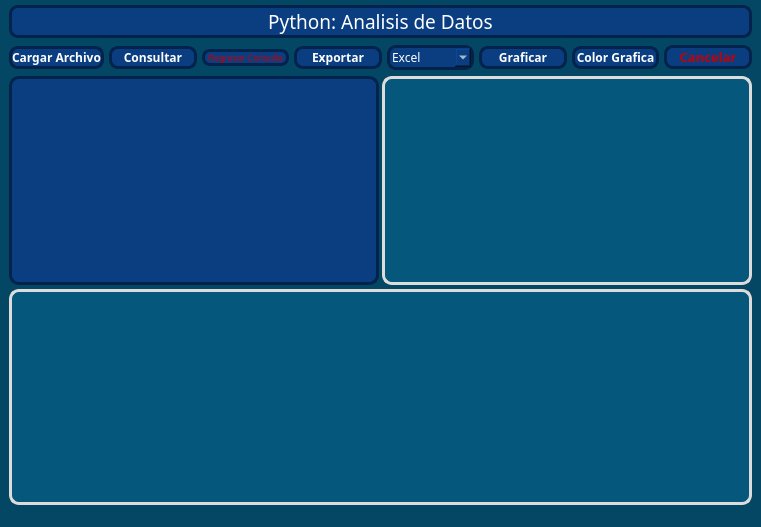
<?xml version="1.0" encoding="UTF-8"?>
<ui version="4.0">
 <class>MainWindow</class>
 <widget class="QMainWindow" name="MainWindow">
  <property name="geometry">
   <rect>
    <x>0</x>
    <y>0</y>
    <width>761</width>
    <height>527</height>
   </rect>
  </property>
  <property name="windowTitle">
   <string>Analisis de Datos Python</string>
  </property>
  <property name="windowIcon">
   <iconset>
    <normaloff>Alas.png</normaloff>Alas.png</iconset>
  </property>
  <property name="styleSheet">
   <string notr="true">background-color: #034765;
color:#FFFFFF;</string>
  </property>
  <widget class="QWidget" name="centralwidget">
   <layout class="QVBoxLayout" name="verticalLayout_2">
    <property name="spacing">
     <number>0</number>
    </property>
    <property name="leftMargin">
     <number>0</number>
    </property>
    <property name="topMargin">
     <number>0</number>
    </property>
    <property name="rightMargin">
     <number>0</number>
    </property>
    <property name="bottomMargin">
     <number>0</number>
    </property>
    <item>
     <layout class="QVBoxLayout" name="verticalLayout">
      <property name="leftMargin">
       <number>9</number>
      </property>
      <property name="topMargin">
       <number>5</number>
      </property>
      <property name="rightMargin">
       <number>9</number>
      </property>
      <property name="bottomMargin">
       <number>5</number>
      </property>
      <item>
       <widget class="QLabel" name="lbTitulo">
        <property name="font">
         <font>
          <family>Rockwell</family>
          <pointsize>14</pointsize>
          <underline>false</underline>
         </font>
        </property>
        <property name="styleSheet">
         <string notr="true">QLabel{
	color:#FFFFFF;
	background-color:#0A3E81;
	border: 3px solid #03234D;
	border-radius:9px;
}
</string>
        </property>
        <property name="text">
         <string>Python: Analisis de Datos</string>
        </property>
        <property name="alignment">
         <set>Qt::AlignCenter</set>
        </property>
       </widget>
      </item>
     </layout>
    </item>
    <item>
     <widget class="QWidget" name="widget" native="true">
      <layout class="QHBoxLayout" name="horizontalLayout_2">
       <property name="topMargin">
        <number>2</number>
       </property>
       <property name="bottomMargin">
        <number>2</number>
       </property>
       <item>
        <layout class="QHBoxLayout" name="horizontalLayout">
         <property name="spacing">
          <number>5</number>
         </property>
         <item>
          <widget class="QPushButton" name="btnCargar">
           <property name="font">
            <font>
             <family>Rockwell</family>
             <weight>75</weight>
             <bold>true</bold>
            </font>
           </property>
           <property name="styleSheet">
            <string notr="true">QPushButton{
	color:#FFFFFF;
	background-color:#0A3E81;
	border: 3px solid #03234D;
	border-radius:9px;
}
QPushButton:hover{
	color:#FFFFFF;
	background-color:#05587C;
	border: 3px solid #02344A;
	border-radius:9px;
}
QPushButton:pressed{
	color:#FFFFFF;
	background-color:#03234D;
	border: 3px solid #3C27F5;
	border-radius:9px;
}</string>
           </property>
           <property name="text">
            <string>Cargar Archivo</string>
           </property>
          </widget>
         </item>
         <item>
          <widget class="QPushButton" name="btnConsultar">
           <property name="font">
            <font>
             <family>Rockwell</family>
             <weight>75</weight>
             <bold>true</bold>
            </font>
           </property>
           <property name="styleSheet">
            <string notr="true">QPushButton{
	color:#FFFFFF;
	background-color:#0A3E81;
	border: 3px solid #03234D;
	border-radius:9px;
}
QPushButton:hover{
	color:#FFFFFF;
	background-color:#05587C;
	border: 3px solid #02344A;
	border-radius:9px;
}
QPushButton:pressed{
	color:#FFFFFF;
	background-color:#03234D;
	border: 3px solid #3C27F5;
	border-radius:9px;
}</string>
           </property>
           <property name="text">
            <string>Consultar</string>
           </property>
          </widget>
         </item>
         <item>
          <widget class="QPushButton" name="btnRegresar">
           <property name="font">
            <font>
             <pointsize>7</pointsize>
            </font>
           </property>
           <property name="styleSheet">
            <string notr="true">QPushButton{
	color:#C30005;
	background-color:#0A3E81;
	border: 3px solid #03234D;
	border-radius:8px;
}
QPushButton:hover{
	color:#C30005;
	background-color:#05587C;
	border: 3px solid #02344A;
	border-radius:8px;
}
QPushButton:pressed{
	color:#C30005;
	background-color:#03234D;
	border: 3px solid #3C27F5;
	border-radius:8px;
}</string>
           </property>
           <property name="text">
            <string>Regresar Consulta</string>
           </property>
          </widget>
         </item>
         <item>
          <widget class="QPushButton" name="btnExportar">
           <property name="font">
            <font>
             <family>Rockwell</family>
             <weight>75</weight>
             <bold>true</bold>
            </font>
           </property>
           <property name="styleSheet">
            <string notr="true">QPushButton{
	color:#FFFFFF;
	background-color:#0A3E81;
	border: 3px solid #03234D;
	border-radius:9px;
}
QPushButton:hover{
	color:#FFFFFF;
	background-color:#05587C;
	border: 3px solid #02344A;
	border-radius:9px;
}
QPushButton:pressed{
	color:#FFFFFF;
	background-color:#03234D;
	border: 3px solid #3C27F5;
	border-radius:9px;
}</string>
           </property>
           <property name="text">
            <string>Exportar</string>
           </property>
          </widget>
         </item>
         <item>
          <widget class="QComboBox" name="cbFormato">
           <property name="font">
            <font>
             <family>Rockwell</family>
            </font>
           </property>
           <property name="styleSheet">
            <string notr="true">QComboBox QAbstractItemView{
	color:#FFFFFF;
	background-color:#039690;
}
QComboBox:editable{
	color:#FFFFFF;
	background-color:#A09500;
}
QComboBox{
	color:#FFFFFF;
	background-color:#0A3E81;
	border: 3px solid #03234D;
	border-radius:9px;
}
QComboBox:hover{
	color:#FFFFFF;
	background-color:#05587C;
	border: 3px solid #02344A;
	border-radius:9px;
}
</string>
           </property>
           <item>
            <property name="text">
             <string>Excel</string>
            </property>
           </item>
           <item>
            <property name="text">
             <string>JSON</string>
            </property>
           </item>
           <item>
            <property name="text">
             <string>CSV</string>
            </property>
           </item>
           <item>
            <property name="text">
             <string>HTML</string>
            </property>
           </item>
          </widget>
         </item>
         <item>
          <widget class="QPushButton" name="btnGraficar">
           <property name="font">
            <font>
             <family>Rockwell</family>
             <weight>75</weight>
             <bold>true</bold>
            </font>
           </property>
           <property name="styleSheet">
            <string notr="true">QPushButton{
	color:#FFFFFF;
	background-color:#0A3E81;
	border: 3px solid #03234D;
	border-radius:9px;
}
QPushButton:hover{
	color:#FFFFFF;
	background-color:#05587C;
	border: 3px solid #02344A;
	border-radius:9px;
}
QPushButton:pressed{
	color:#FFFFFF;
	background-color:#03234D;
	border: 3px solid #3C27F5;
	border-radius:9px;
}</string>
           </property>
           <property name="text">
            <string>Graficar</string>
           </property>
          </widget>
         </item>
         <item>
          <widget class="QPushButton" name="btnColor">
           <property name="font">
            <font>
             <family>Rockwell</family>
             <weight>75</weight>
             <bold>true</bold>
            </font>
           </property>
           <property name="styleSheet">
            <string notr="true">QPushButton{
	color:#FFFFFF;
	background-color:#0A3E81;
	border: 3px solid #03234D;
	border-radius:9px;
}
QPushButton:hover{
	color:#FFFFFF;
	background-color:#05587C;
	border: 3px solid #02344A;
	border-radius:9px;
}
QPushButton:pressed{
	color:#FFFFFF;
	background-color:#03234D;
	border: 3px solid #3C27F5;
	border-radius:9px;
}</string>
           </property>
           <property name="text">
            <string>Color Grafica</string>
           </property>
          </widget>
         </item>
         <item>
          <widget class="QPushButton" name="btnCancelar">
           <property name="font">
            <font>
             <family>Rockwell</family>
             <pointsize>10</pointsize>
             <weight>75</weight>
             <bold>true</bold>
            </font>
           </property>
           <property name="styleSheet">
            <string notr="true">QPushButton{
	color:#C30005;
	background-color:#0A3E81;
	border: 3px solid #03234D;
	border-radius:9px;
}
QPushButton:hover{
	color:#C30005;
	background-color:#05587C;
	border: 3px solid #02344A;
	border-radius:9px;
}
QPushButton:pressed{
	color:#C30005;
	background-color:#03234D;
	border: 3px solid #3C27F5;
	border-radius:9px;
}</string>
           </property>
           <property name="text">
            <string>Cancelar</string>
           </property>
          </widget>
         </item>
        </layout>
       </item>
      </layout>
     </widget>
    </item>
    <item>
     <widget class="QWidget" name="widget_2" native="true">
      <layout class="QHBoxLayout" name="horizontalLayout_4">
       <property name="spacing">
        <number>3</number>
       </property>
       <property name="topMargin">
        <number>4</number>
       </property>
       <property name="bottomMargin">
        <number>4</number>
       </property>
       <item>
        <layout class="QHBoxLayout" name="horizontalLayout_3">
         <item>
          <widget class="QTextEdit" name="txtConsulta">
           <property name="font">
            <font>
             <pointsize>15</pointsize>
            </font>
           </property>
           <property name="styleSheet">
            <string notr="true">QTextEdit{
	color:#FFFFFF;
	background-color:#0A3E81;
	border: 3px solid #03234D;
	border-radius:10px;
}</string>
           </property>
          </widget>
         </item>
         <item>
          <widget class="QTableWidget" name="tablaResumen">
           <property name="styleSheet">
            <string notr="true">QTableWidget{
	color:#FFFFFF;
	background-color:#05587C;
	border: 3px solid #DCDCDC;
	border-radius:10px;
	gridline-color: #FFFFFF;
	selection-color: #DCDCDC;
	selection-background-color:#034765;
}
QHeaderView::section{
	color:#FFFFFF;
	background-color:#05587C;
}</string>
           </property>
           <property name="rowCount">
            <number>0</number>
           </property>
           <property name="columnCount">
            <number>0</number>
           </property>
          </widget>
         </item>
        </layout>
       </item>
      </layout>
     </widget>
    </item>
    <item>
     <widget class="QWidget" name="widget_3" native="true">
      <property name="minimumSize">
       <size>
        <width>0</width>
        <height>0</height>
       </size>
      </property>
      <layout class="QVBoxLayout" name="verticalLayout_4">
       <property name="spacing">
        <number>0</number>
       </property>
       <property name="leftMargin">
        <number>9</number>
       </property>
       <property name="topMargin">
        <number>0</number>
       </property>
       <property name="rightMargin">
        <number>9</number>
       </property>
       <property name="bottomMargin">
        <number>0</number>
       </property>
       <item>
        <layout class="QVBoxLayout" name="verticalLayout_3">
         <item>
          <widget class="QTableWidget" name="tablaDatos">
           <property name="styleSheet">
            <string notr="true">QTableWidget{
	color:#FFFFFF;
	background-color:#05587C;
	border: 3px solid #DCDCDC;
	border-radius:10px;
	gridline-color: #FFFFFF;
	selection-color: #DCDCDC;
	selection-background-color:#034765;
}
QHeaderView::section{
	color:#FFFFFF;
	background-color:#05587C;
}</string>
           </property>
           <property name="rowCount">
            <number>0</number>
           </property>
           <property name="columnCount">
            <number>0</number>
           </property>
          </widget>
         </item>
        </layout>
       </item>
      </layout>
     </widget>
    </item>
   </layout>
  </widget>
  <widget class="QMenuBar" name="menubar">
   <property name="geometry">
    <rect>
     <x>0</x>
     <y>0</y>
     <width>761</width>
     <height>21</height>
    </rect>
   </property>
  </widget>
  <widget class="QStatusBar" name="statusbar"/>
 </widget>
 <resources/>
 <connections/>
</ui>
